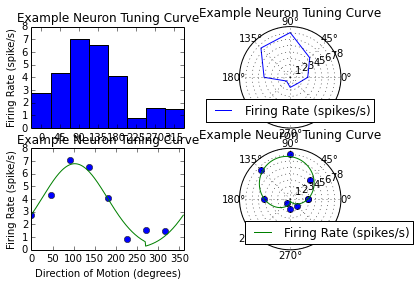

This figure's Python source:
#
#  NAME
#    problem_set2_solutions.py
#
#  DESCRIPTION
#    Open, view, and analyze action potentials recorded during a behavioral
#    task.  In Problem Set 2, you will write create and test your own code to
#    create tuning curves.
#

#Helper code to import some functions we will use
import numpy as np
import matplotlib.pylab as plt
import matplotlib.mlab as mlab
from scipy import optimize
from scipy import stats


def load_experiment(filename):
    """
    load_experiment takes the file name and reads in the data.  It returns a
    two-dimensional array, with the first column containing the direction of
    motion for the trial, and the second column giving you the time the
    animal began movement during thaht trial.
    """
    data = np.load(filename)[()];
    return np.array(data)

def load_neuraldata(filename):
    """
    load_neuraldata takes the file name and reads in the data for that neuron.
    It returns an arary of spike times.
    """
    data = np.load(filename)[()];
    return np.array(data)
    
def bin_spikes(trials, spk_times, time_bin):
    """
    bin_spikes takes the trials array (with directions and times) and the spk_times
    array with spike times and returns the average firing rate for each of the
    eight directions of motion, as calculated within a time_bin before and after
    the trial time (time_bin should be given in seconds).  For example,
    time_bin = .1 will count the spikes from 100ms before to 100ms after the 
    trial began.
    
    dir_rates should be an 8x2 array with the first column containing the directions
    (in degrees from 0-360) and the second column containing the average firing rate
    for each direction
    """
    
    #indicates all direction of the trials
    column0 = np.arange(0,360,45)
    #to store spikes_per_trials
    column1 = np.zeros(8)
    #to store trials numbers
    column2 = np.zeros(8)
    #combine two columns
    dir_rates = np.column_stack((column0, column1))
    
    #Count the number of spikes per trial
    for i in range(0, len(trials)):
        trials_dir = trials[i,0]
        low_bound_time = trials[i,1] - time_bin
        high_bound_time = trials[i,1] + time_bin
        spikes_per_trials = 0
        
        # check all spike times to see if they are in the time window
        for j in range(0, len(spk_times)):
            if (low_bound_time <= spk_times[j] <= high_bound_time):
                spikes_per_trials += 1
#                print spikes_per_trials
                
        #add the spike number by dir
        for k in range(0,8):
            if (dir_rates[k,0] == trials_dir):
                dir_rates[k,1] += spikes_per_trials
                column2[k] += 1
    
    #calculate means by dir
    for i in range(0,8):
        dir_rates[i,1] = dir_rates[i,1] / column2[i]
    
    return dir_rates
    
def plot_tuning_curves(direction_rates, title):
    """
    This function takes the x-values and the y-values  in units of spikes/s 
    (found in the two columns of direction_rates) and plots a histogram and 
    polar representation of the tuning curve. It adds the given title.
    """
    
    #plot histogram
    plt.subplot(2,2,1)
    #to set width turns bars into histograms
    plt.bar(direction_rates[:,0],direction_rates[:,1],width=45,align='center')
    plt.axis([-22.5,337.5,0,8])
    plt.xlabel('Direction of Motion (degrees)')
    plt.ylabel('Firing Rate (spike/s)')
    plt.title(title)
    plt.xticks(direction_rates[:,0])

    col0 = direction_rates[:,0]*np.pi/180
    col1 = direction_rates[:,1]
    #add space to store the first dir
    col0 = np.append(col0,direction_rates[0,0])
    #add space to store the first mean
    col1 = np.append(col1,direction_rates[0,1])
    #update the direction_rates
    direction_rates = np.column_stack((col0, col1))
    
    #plot polar plot
    plt.subplot(2,2,2,polar=True)
    plt.polar(direction_rates[:,0],direction_rates[:,1],label='Firing Rate (spikes/s)')
    plt.legend(loc=8)
    plt.title(title)
    
def roll_axes(direction_rates):
    """
    roll_axes takes the x-values (directions) and y-values (direction_rates)
    and return new x and y values that have been "rolled" to put the maximum
    direction_rate in the center of the curve. The first and last y-value in the
    returned list should be set to be the same. (See problem set directions)
    Hint: Use np.roll()
    """
    
    #create new x-axis
    new_xs = np.arange(-90,280,45)
    
    #store the original y-value
    col1 = direction_rates[:,1]
    col1 = np.roll(col1,2)
    col1 = np.append(col1,col1[0])
    new_ys = col1
    
    #calculate roll degrees
    roll_degrees = 90
    
    return new_xs, new_ys, roll_degrees    
    

def normal_fit(x,mu, sigma, A):
    """
    This creates a normal curve over the values in x with mean mu and
    variance sigma.  It is scaled up to height A.
    """
    n = A*mlab.normpdf(x,mu,sigma)
    return n

def fit_tuning_curve(centered_x,centered_y):
    """
    This takes our rolled curve, generates the guesses for the fit function,
    and runs the fit.  It returns the parameters to generate the curve.
    """

    #parameters to calculate p
    max_y = np.amax(centered_y)
    max_x = centered_x[np.argmax(centered_y)]
    sigma = 90
    
    #p is the parameter to fit our points with a curve
    p, cov = optimize.curve_fit(normal_fit,centered_x, centered_y, p0=[max_x, sigma, max_y])

    return p
    


def plot_fits(direction_rates,fit_curve,title):
    """
    This function takes the x-values and the y-values  in units of spikes/s 
    (found in the two columns of direction_rates and fit_curve) and plots the 
    actual values with circles, and the curves as lines in both linear and 
    polar plots.
    """
    
    new_xs,new_ys,deg = roll_axes(direction_rates)
    
    #generate the fit_ys
    curve_xs = np.arange(new_xs[0],new_xs[-1])
    fit_ys = normal_fit(curve_xs,fit_curve[0],fit_curve[1],fit_curve[2])
	
	#roll the x and y axis
	length = len(curve_xs)
	curve_xs = np.roll(curve_xs,deg)
	fit_ys = np.roll(fit_ys,deg)
    
    plt.subplot(2,2,3)
    plt.plot(direction_rates[:,0],direction_rates[:,1],'o')
    plt.plot(curve_xs,fit_ys,'-')
    
	plt.xlabel('Direction of Motion (degrees)')
    plt.ylabel('Firing Rate (spike/s)')
    plt.title(title)
    plt.xlim(-112.5, 382.5)
    plt.xticks(direction_rates[:,0])
    

def von_mises_fitfunc(x, A, kappa, l, s):
    """
    This creates a scaled Von Mises distrubition.
    """
    return A*stats.vonmises.pdf(x, kappa, loc=l, scale=s)


    
def preferred_direction(fit_curve):
    """
    The function takes a 2-dimensional array with the x-values of the fit curve
    in the first column and the y-values of the fit curve in the second.  
    It returns the preferred direction of the neuron (in degrees).
    """
  
    return pd
    
        
##########################
#You can put the code that calls the above functions down here    
if __name__ == "__main__":
    trials = load_experiment('C:/Users/enddylan/Desktop/programming assignment 2/trials.npy')   
    spk_times = load_neuraldata('C:/Users/enddylan/Desktop/programming assignment 2/example_spikes.npy') 
    rates = bin_spikes(trials,spk_times,0.1)
    
    #plot the rates
    plot_tuning_curves(rates, 'Example Neuron Tuning Curve')
    
    newx,newy,degrees = roll_axes(rates)
    p = fit_tuning_curve(newx,newy)
    plot_fits(rates,p,'Example Neuron Tuning Curve')
